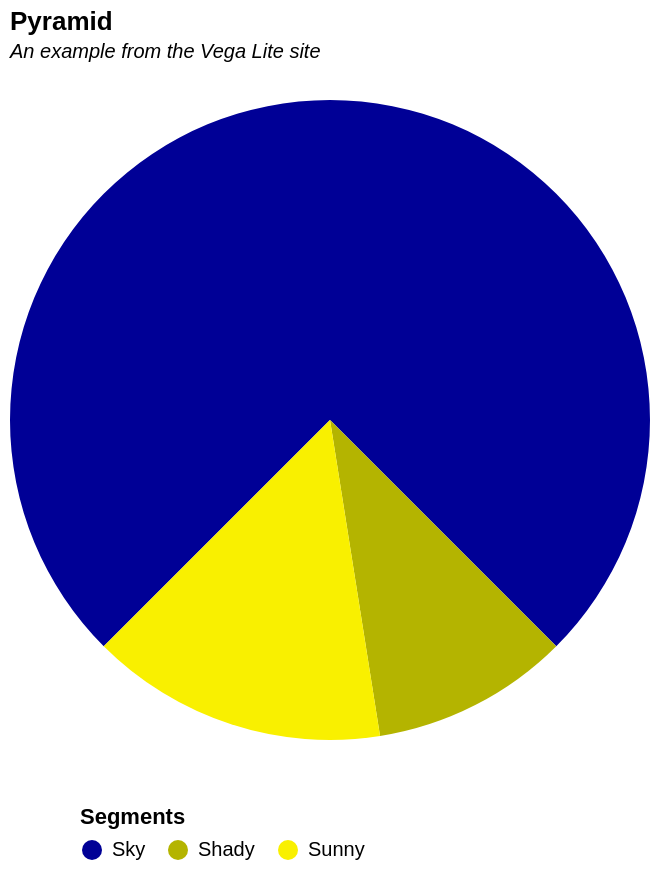

Describe this chart as a Vega-Lite specification.
### Vega-Lite specification from a JSON file in a GitHub repository (floating-point values rounded to 4 significant figures)
{"$schema": "https://vega.github.io/schema/vega-lite/v5.json", "title": {"text": "Pyramid", "subtitle": "An example from the Vega Lite site", "subtitleFontStyle": "italic", "subtitleFontSize": 10, "anchor": "start", "color": "black"}, "data": {"values": [{"category": "Sky", "value": 75, "order": 3}, {"category": "Shady", "value": 10, "order": 1}, {"category": "Sunny", "value": 15, "order": 2}]}, "mark": {"type": "arc", "outerRadius": 160}, "height": 350, "width": 250, "encoding": {"theta": {"field": "value", "type": "quantitative", "scale": {"range": [2.356, 8.639]}, "stack": true}, "color": {"field": "category", "type": "nominal", "scale": {"domain": ["Sky", "Shady", "Sunny"], "range": ["RGB(0, 0, 150)", "RGB(180, 180, 0)", "RGB(249, 240, 0)"]}, "legend": {"orient": "bottom", "title": "Segments", "columns": 3, "legendX": 200, "legendY": 80}}, "order": {"field": "order"}}, "view": {"stroke": null}}
